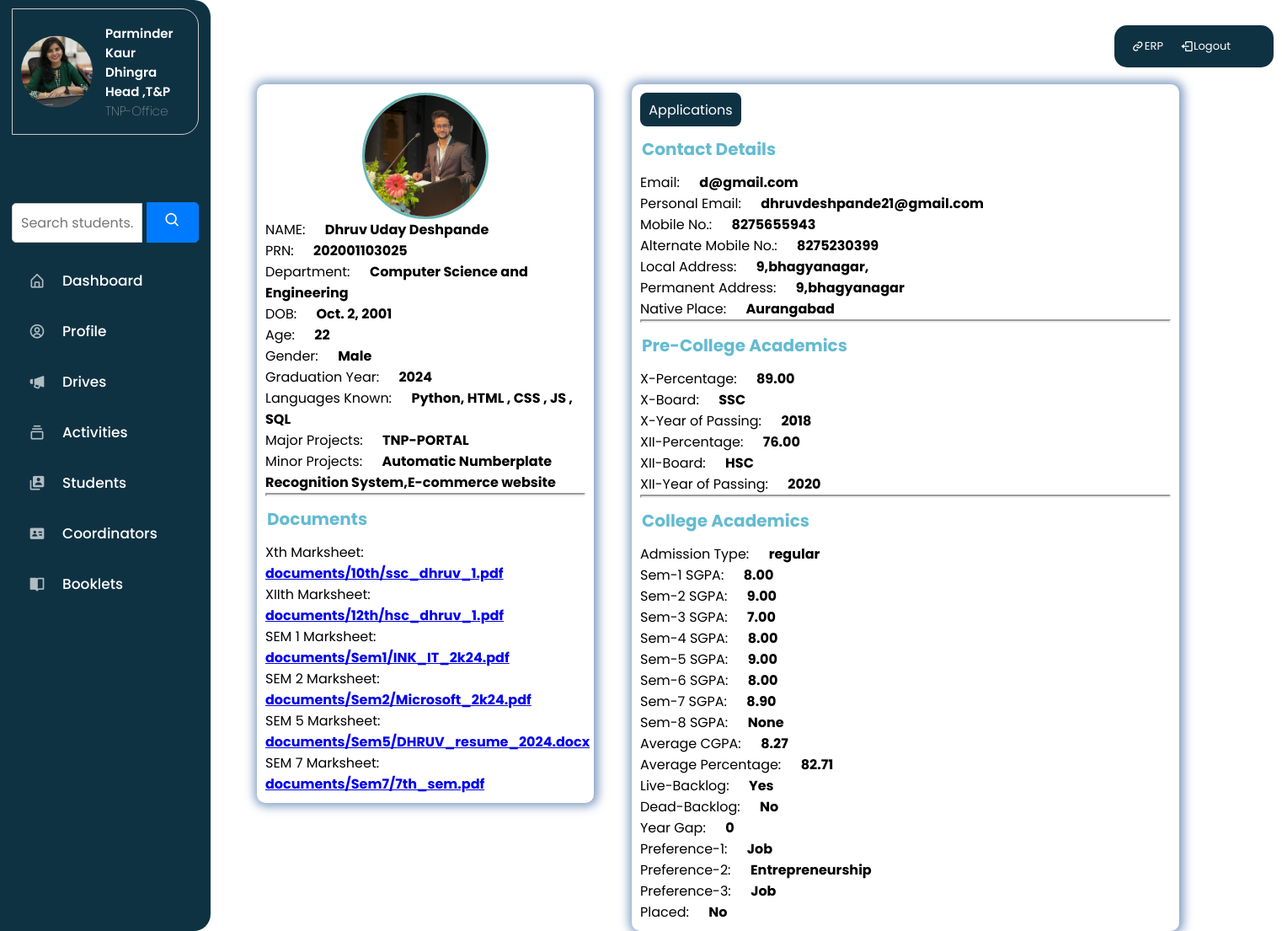
/student-pro1file/202001103025/ (signed in), run on an earlier commit of the app's database.
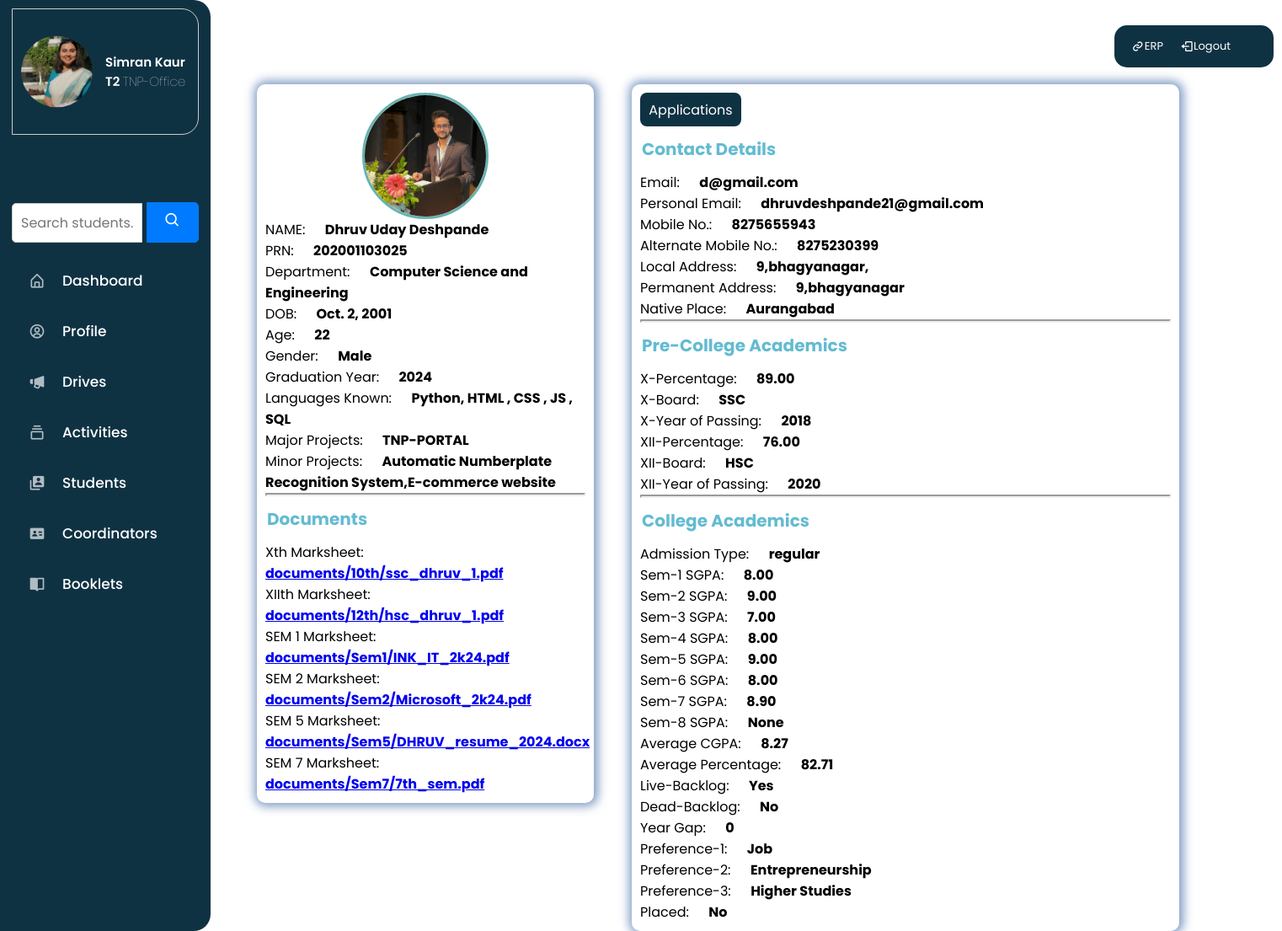
And on a later commit of the database.
### users/models.py (models this page shows, shortened)
class TNPOffice(models.Model):
    user = models.OneToOneField(CustomUser,on_delete=models.CASCADE,null=True,blank=True)
    T_ID =  models.CharField(max_length = 25,unique=True)
    NAME = models.CharField(max_length=255)
    PHONE_NO = models.PositiveIntegerField()
    EMAIL = models.EmailField()
    PERSONAL_EMAIL = models.EmailField()
    PROFILE_PHOTO = models.ImageField(upload_to='images/profiles/tnp',null=True,blank=True)

class CustomUser(AbstractUser):
    USER_CHOICES = [
        ('Student', 'Student'),
        ('Coordinator', 'Coordinator'),
        ('TNP-Office', 'TNP-Office'),
    ]
    user_type = models.CharField(max_length=15, choices=USER_CHOICES,default ='Student')
    username = models.CharField(max_length=10,null=True,blank=True)
    USERNAME_FIELD = 'email'
    REQUIRED_FIELDS = []
    email = models.EmailField(unique=True)

class Student(models.Model):
    user = models.OneToOneField(CustomUser,on_delete=models.CASCADE,null=True,blank=True)
    Placement_choice = [
        ('On-campus','On-campus'),
        ('Off-campus','Off-campus'),
    ]
    preferences=[
        ('Job','Job'),
        ('Entrepreneurship','Entrepreneurship'),
        ('Higher Studies','Higher Studies')
    ]
    Gap =[
        ('0','0'),
        ('1','1'),
        ('2','2'),
    ]
    Boolean_choices =[
        ('No','No'),
        ('Yes','Yes'),
    ]
    GENDER_CHOICES = [
        ('M', 'Male'),
        ('F', 'Female'),
        ('O', 'Other'),
    ]
    FIRST_NAME = models.CharField(max_length=255)
    MIDDLE_NAME = models.CharField(max_length=255)
    LAST_NAME= models.CharField(max_length=255)
    PRN = models.PositiveIntegerField(unique=True)
    DOB = models.DateField(default='2001-10-02')
    GENDER = models.CharField(max_length=10, choices=GENDER_CHOICES)
    EMAIL = models.EmailField(unique=True)
    PERSONAL_EMAIL = models.EmailField(unique=True)
    AGE = models.PositiveIntegerField()
    MOBILE_NO = models.PositiveIntegerField()
    ALT_Mobile_NO = models.PositiveIntegerField()
    LOCAL_ADDRS = models.CharField(max_length=255)
    PERM_ADDRS = models.CharField(max_length=255)
    Native_Place = models.CharField(max_length=255)
    X_Percentage = models.DecimalField(max_digits=5, decimal_places=2)
    Xth_marksheet = models.FileField(upload_to='documents/10th', null=True, blank=True)
    X_year_of_passing = models.PositiveIntegerField()
    X_board = models.CharField(max_length=255)
    XIIth_marksheet = models.FileField(upload_to='documents/12th', null=True, blank=True)
    XII_Percentage = models.DecimalField(max_digits=5, decimal_places=2, null=True, blank=True)
    XII_year_of_passing = models.PositiveIntegerField(null=True, blank=True)
    XII_board = models.CharField(max_length=255, null=True, blank=True)
    Diploma_percentage = models.DecimalField(max_digits=5, decimal_places=2, null=True, blank=True)
    Diploma_Firstyear_marksheet = models.FileField(upload_to='documents/diploma1', null=True, blank=True)
    Diploma_Secondyear_marksheet = models.FileField(upload_to='documents/diploma2', null=True, blank=True)
    Diploma_Thirdyear_marksheet = models.FileField(upload_to='documents/diploma3', null=True, blank=True)
    Diploma_year_of_passing = models.PositiveIntegerField(null=True, blank=True)
    Diploma_college = models.CharField(max_length=255, null=True, blank=True)
    Diploma_branch = models.CharField(max_length=255, null=True, blank=True)
    Admission_Type = models.CharField(max_length=255)
    YEAR_CHOICES = [(str(year), str(year)) for year in range(2020, 2031)]
    Pass_out_Year = models.CharField(max_length=10, choices=YEAR_CHOICES)
    department = models.ForeignKey(Department, on_delete=models.SET_NULL, null=True)
    SEM_1_sgpa = models.DecimalField(max_digits=4, decimal_places=2)
    sem1_marksheet = models.FileField(upload_to='documents/Sem1', null=True, blank=True)
    SEM_2_sgpa = models.DecimalField(max_digits=4, decimal_places=2)
    sem2_marksheet = models.FileField(upload_to='documents/Sem2', null=True, blank=True)
    SEM_3_sgpa = models.DecimalField(max_digits=4, decimal_places=2)
    sem3_marksheet = models.FileField(upload_to='images/documents/Sem3', null=True, blank=True)
    SEM_4_sgpa = models.DecimalField(max_digits=4, decimal_places=2)
    sem4_marksheet = models.FileField(upload_to='documents/Sem4', null=True, blank=True)
    SEM_5_sgpa = models.DecimalField(max_digits=4, decimal_places=2, null=True, blank=True)
    sem5_marksheet = models.FileField(upload_to='documents/Sem5', null=True, blank=True)
    SEM_6_sgpa = models.DecimalField(max_digits=4, decimal_places=2, null=True, blank=True)
    sem6_marksheet = models.FileField(upload_to='documents/Sem6', null=True, blank=True)
    SEM_7_sgpa = models.DecimalField(max_digits=4, decimal_places=2, null=True, blank=True)
    sem7_marksheet = models.FileField(upload_to='documents/Sem7', null=True, blank=True)
    SEM_8_sgpa = models.DecimalField(max_digits=4, decimal_places=2, null=True, blank=True)
    sem8_marksheet = models.FileField(upload_to='documents/Sem8', null=True, blank=True)
    AVG_TILL_SEM_cgpa = models.DecimalField(max_digits=5, decimal_places=2, null=True, blank=True)
    AVG_TILL_SEM_percentage = models.DecimalField(max_digits=5, decimal_places=2, null=True, blank=True)
    Live_backlogs = models.CharField(max_length=25,choices=Boolean_choices)
    Dead_backlogs = models.CharField(max_length=25, choices=Boolean_choices)
    Year_gap = models.CharField(max_length=255,choices=Gap)
    Languages = models.CharField(max_length= 100)
    minor_projects =models.CharField(max_length= 200)
    major_projects =models.CharField(max_length= 200)
    Preference_1 = models.CharField(max_length=255,choices=preferences)
    Preference_2 = models.CharField(max_length=255,choices=preferences)
    Preference_3 = models.CharField(max_length=255,choices=preferences)
    Placed = models.CharField(max_length =20,choices= Boolean_choices, null=True, blank=True)
    Placement_type = models.CharField(max_length =20, null=True, blank=True ,choices=Placement_choice)
    Company_name = models.CharField(max_length =20, null=True, blank=True)
    Profile_photo = models.ImageField(upload_to='images/profiles/student', null=True, blank=True)

### notices/models.py (models this page shows)
class Department(models.Model):
    name = models.CharField(max_length=100)
    id = models.AutoField(primary_key=True)
    def __str__(self):
        return self.name

### users/views.py (the view)
# urls.py: path('student-pro1file/<int:student_prn>/', views.student_profile, name='student_profile'),
@login_required
def student_profile(request, student_prn):
    student = get_object_or_404(Student, PRN=student_prn)
    has_pending_requests = ProfileChange.objects.filter(student=student, status='pending').exists()
    if (request.user.user_type == 'Coordinator' or request.user.user_type == 'TNP-Office') \
        or (request.user.student.PRN == student_prn):
        return render(request, 'studentProfile.html', {'student': student,'has_pending_requests':has_pending_requests})
    else:
        return redirect('all-drives')  # Redirect to the dashboard page, or display an error message

### users/templates/studentProfile.html (shortened to what the changed rows need)
{% extends 'main.html' %}
{% block content %}
{% load static %}
<div class="profileContainer">
  <div class="student-profile">
    <div class="personalDetails">
      <div class="pr-card">
        <div class="pr-card-header">
          {% if student.Profile_photo %}
          <img class="profile_img" src="{{ student.Profile_photo.url }}" alt="Student DP">
          {% else %}
          <img src="{% static 'images/user-default.png' %}" alt="Student DP" />
          {% endif %}
        </div>
        <div class="pr-card-body">
          <p class="mb-0"><strong class="pr-1">NAME:</strong> {{ student.FIRST_NAME }} {{ student.MIDDLE_NAME }} {{ student.LAST_NAME }}</p>
          <p class="mb-0"><strong class="pr-1">PRN:</strong> {{ student.PRN }}</p>
          <p class="mb-0"><strong class="pr-1">Department:</strong> {{ student.department }}</p>
          <p class="mb-0"><strong class="pr-1">DOB:</strong> {{ student.DOB }}</p>
          <p class="mb-0"><strong class="pr-1">Age:</strong> {{ student.AGE }}</p>
          <p class="mb-0"><strong class="pr-1">Gender:</strong> {{ student.get_GENDER_display }}</p>
          <p class="mb-0"><strong class="pr-1">Graduation Year:</strong> {{ student.Pass_out_Year }}</p>
          <p class="mb-0"><strong class="pr-1">Languages Known:</strong> {{ student.Languages }}</p>
          <p class="mb-0"><strong class="pr-1">Major Projects:</strong> {{ student.major_projects }}</p>
          <p class="mb-0"><strong class="pr-1">Minor Projects:</strong> {{ student.minor_projects }}</p>
          <hr>
          <h3>Documents</h3>
          <div class="document">
            <p class="mb-0"><strong class="pr-1">Xth Marksheet:</strong>
              {% if student.Xth_marksheet %}
              <a href="{{ student.Xth_marksheet.url }}" target="_blank">{{ student.Xth_marksheet.name }}</a>
              {% else %}
              <span>No Xth Marksheet available</span>
              {% endif %}
            </p>
          </div>
          {% if student.XIIth_marksheet %}
          <div class="document">
            <p class="mb-0"><strong class="pr-1">XIIth Marksheet:</strong>
            <a href="{{ student.XIIth_marksheet.url }}" target="_blank">{{ student.XIIth_marksheet.name }}</a>
            </p>
          </div>
          {% endif %}
          {% if student.sem1_marksheet %}
          <div class="document">
            <p class="mb-0"><strong class="pr-1">SEM 1 Marksheet:</strong>
            <a href="{{ student.sem1_marksheet.url }}" target="_blank">{{ student.sem1_marksheet.name }}</a>
            </p>
          </div>
          {% endif %}
          {% if student.sem2_marksheet %}
          <div class="document">
            <p class="mb-0"><strong class="pr-1">SEM 2 Marksheet:</strong>
            <a href="{{ student.sem2_marksheet.url }}" target="_blank">{{ student.sem2_marksheet.name }}</a>
            </p>
          </div>
          {% endif %}
          {% if student.sem5_marksheet %}
          <div class="document">
            <p class="mb-0"><strong class="pr-1">SEM 5 Marksheet:</strong>
            <a href="{{ student.sem5_marksheet.url }}" target="_blank">{{ student.sem5_marksheet.name }}</a>
            </p>
          </div>
          {% endif %}
          {% if student.sem7_marksheet %}
          <div class="document">
            <p class="mb-0"><strong class="pr-1">SEM 7 Marksheet:</strong>
            <a href="{{ student.sem7_marksheet.url }}" target="_blank">{{ student.sem7_marksheet.name }}</a>
            </p>
          </div>
          {% endif %}
        </div>
      </div>
    </div>
    <div class="contactDetails">
      <div class="pr-card">
        <div class="pr-card-body">
          <div class="contact-info">
            <p class="mb-0"><strong class="pr-1">Email:</strong> {{ student.EMAIL }}</p>
            <p class="mb-0"><strong class="pr-1">Personal Email:</strong> {{ student.PERSONAL_EMAIL }}</p>
            <p class="mb-0"><strong class="pr-1">Mobile No.:</strong> {{ student.MOBILE_NO }}</p>
            <p class="mb-0"><strong class="pr-1">Alternate Mobile No.:</strong> {{ student.ALT_Mobile_NO }}</p>
            <p class="mb-0"><strong class="pr-1">Local Address:</strong> {{ student.LOCAL_ADDRS }}</p>
            <p class="mb-0"><strong class="pr-1">Permanent Address:</strong> {{ student.PERM_ADDRS }}</p>
            <p class="mb-0"><strong class="pr-1">Native Place:</strong> {{ student.Native_Place }}</p>
          </div>
        </div>
        <div class="pr-card-body">
          <div class="pre-college-info">
            <p class="mb-0"><strong class="pr-1">X-Percentage:</strong> {{ student.X_Percentage }}</p>
            <p class="mb-0"><strong class="pr-1">X-Board:</strong> {{ student.X_board }}</p>
            <p class="mb-0"><strong class="pr-1">X-Year of Passing:</strong> {{ student.X_year_of_passing }}</p>
            {% if student.XII_Percentage %}
            <p class="mb-0"><strong class="pr-1">XII-Percentage:</strong> {{ student.XII_Percentage }}</p>
            <p class="mb-0"><strong class="pr-1">XII-Board:</strong> {{ student.XII_board }}</p>
            <p class="mb-0"><strong class="pr-1">XII-Year of Passing:</strong> {{ student.XII_year_of_passing }}</p>
            {% endif %}
          </div>
        </div>
        <div class="pr-card-body">
          <div class="college-academics-info">
            <p class="profile-info-item"><strong class="pr-1">Admission Type:</strong> {{ student.Admission_Type }}</p>
            <p class="profile-info-item"><strong class="pr-1">Sem-1 SGPA:</strong> {{ student.SEM_1_sgpa }}</p>
            <p class="profile-info-item"><strong class="pr-1">Sem-2 SGPA:</strong> {{ student.SEM_2_sgpa }}</p>
            <p class="profile-info-item"><strong class="pr-1">Sem-3 SGPA:</strong> {{ student.SEM_3_sgpa }}</p>
            <p class="profile-info-item"><strong class="pr-1">Sem-4 SGPA:</strong> {{ student.SEM_4_sgpa }}</p>
            <p class="profile-info-item"><strong class="pr-1">Sem-5 SGPA:</strong> {{ student.SEM_5_sgpa }}</p>
            <p class="profile-info-item"><strong class="pr-1">Sem-6 SGPA:</strong> {{ student.SEM_6_sgpa }}</p>
            <p class="profile-info-item"><strong class="pr-1">Sem-7 SGPA:</strong> {{ student.SEM_7_sgpa }}</p>
            <p class="profile-info-item"><strong class="pr-1">Sem-8 SGPA:</strong> {{ student.SEM_8_sgpa }}</p>
            <p class="profile-info-item"><strong class="pr-1">Average CGPA:</strong> {{ student.AVG_TILL_SEM_cgpa }}</p>
            <p class="profile-info-item"><strong class="pr-1">Average Percentage:</strong> {{ student.AVG_TILL_SEM_percentage }}</p>
            <p class="profile-info-item"><strong class="pr-1">Live-Backlog:</strong> {{ student.Live_backlogs }}</p>
            <p class="profile-info-item"><strong class="pr-1">Dead-Backlog:</strong> {{ student.Dead_backlogs }}</p>
            <p class="profile-info-item"><strong class="pr-1">Year Gap:</strong> {{ student.Year_gap }}</p>
            <p class="profile-info-item"><strong class="pr-1">Preference-1:</strong> {{ student.Preference_1 }}</p>
            <p class="profile-info-item"><strong class="pr-1">Preference-2:</strong> {{ student.Preference_2 }}</p>
            <p class="profile-info-item"><strong class="pr-1">Preference-3:</strong> {{ student.Preference_3 }}</p>
            <p class="profile-info-item"><strong class="pr-1">Placed:</strong> {{ student.Placed }}</p>
          </div>
        </div>
      </div>
    </div>
  </div>
</div>
{% endblock %}

### notices/templates/sidebar.html (shortened to what the changed rows need)
{% load static %}
<!DOCTYPE html>
<html lang="en">
<head>
    <link rel="stylesheet" type="text/css" href="{% static 'css/sidebar.css' %}" />
    <link href='https://unpkg.com/boxicons@2.1.1/css/boxicons.min.css' rel='stylesheet'>
</head>
<body>
    <div class="sidebar-container">
    <nav class="sidebar">
        <header>
            <div class="profile-container">
                <div class="profile-picture">
                    {% if user_profile.Profile_photo %}
                    <img src="{{ user_profile.Profile_photo.url }}" alt="Profile Picture" class="profile-image" />
                    {% elif user_profile.PROFILE_PHOTO %}
                    <img src="{{ user_profile.PROFILE_PHOTO.url }}" alt="Profile Picture" class="profile-image" />
                    {% else %}
                    <img src="{% static 'images/user-default.png.' %}" alt="Placeholder Profile Picture" class="profile-image" />
                    {% endif %}
                </div>
                <div class="profile-info">
                    <span class="name">
                        {% if request.user.student %}
                        {{ request.user.student.FIRST_NAME }}
                        {{ request.user.student.PRN }}
                        {% elif request.user.coordinator %}
                        {{ request.user.coordinator.NAME }}
                        {{ request.user.coordinator.C_ID }}
                        {% elif request.user.tnpoffice %}
                        {{ request.user.tnpoffice.NAME }}
                        {{ request.user.tnpoffice.T_ID }}
                        {% endif %}
                    </span>
                    <span class="profession">{% if request.user.tnpoffice %}
                        {{ request.user.user_type}}
                        {% endif %}
                    </span>
                </div>
            </div>
        </header>
    </nav>
    </div>
</body>
</html>

What changed in the data, as far as the page shows it:
changed TNPOffice: PROFILE_PHOTO: a different picture
changed CustomUser "TNP-Office": user.tnpoffice.NAME "Parminder Kaur Dhingra" → "Simran Kaur"; user.tnpoffice.T_ID "Head ,T&P" → "T2"
changed Student "Dhruv": Preference_3 "Job" → "Higher Studies"
